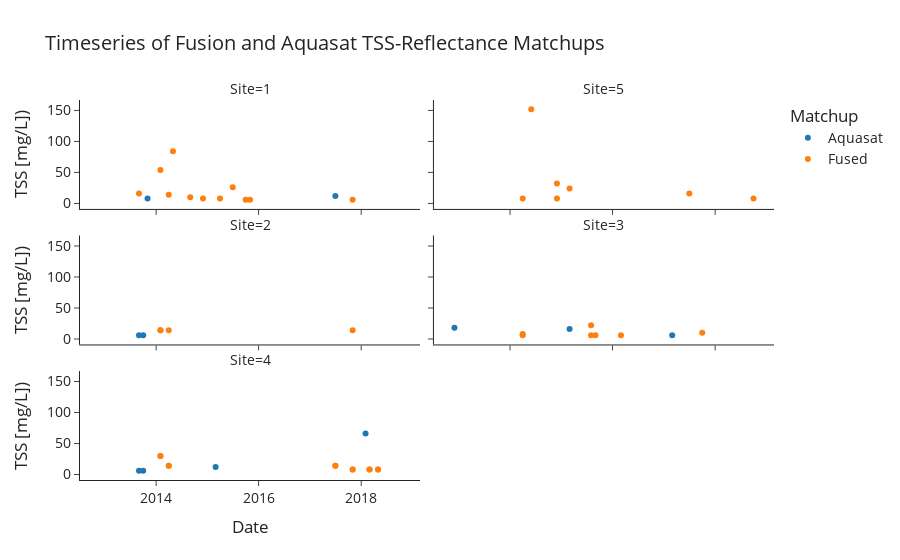

Source (notebook cell):
### Code cell
#Generate Plot
#aquaFusion = aquaFusion[(aquaFusion.red > 0) & (aquaFusion.nir > 0) & (aquaFusion.blue > 0) & (aquaFusion.green > 0) & (aquaFusion.swir1 > 0) & (aquaFusion.swir2 > 0)]

import plotly.express as px
scatter = px.scatter(aquaFusion, x=aquaFusion['Date'], y=aquaFusion["tss"], template='simple_white', facet_col="Site",
                     color = 'Matchup', facet_col_wrap=2,
                     title = 'Timeseries of Fusion and Aquasat TSS-Reflectance Matchups', 
                     labels={
                     "tss": "TSS [mg/L])",
                     "Date": "Date"})

# #scatter.add_annotation(text="Fusion R squared = 0.37",
#                   xref="paper", yref="paper",
#                   x=0.02, y=1.0, showarrow=False)

# #scatter.add_annotation(text="Aquasat R squared = 0.43",
#                   xref="paper", yref="paper",
#                   x=0.02, y=0.9, showarrow=False)


scatter.update_layout(
    font=dict(
        size=14
    )
)
scatter.show()

### Figure 1 — Plotly figure (JSON) as saved in the notebook; plotly's stock layout.template omitted (floating-point values rounded to 4 significant figures)
{"data": [{"hovertemplate": "Matchup=Aquasat<br>Site=1<br>Date=%{x}<br>TSS [mg/L])=%{y}<extra></extra>", "legendgroup": "Aquasat", "marker": {"color": "#1F77B4", "symbol": "circle"}, "mode": "markers", "name": "Aquasat", "orientation": "v", "showlegend": true, "type": "scatter", "x": ["2013-11", "2017-07"], "xaxis": "x5", "y": [8, 12], "yaxis": "y5"}, {"hovertemplate": "Matchup=Aquasat<br>Site=2<br>Date=%{x}<br>TSS [mg/L])=%{y}<extra></extra>", "legendgroup": "Aquasat", "marker": {"color": "#1F77B4", "symbol": "circle"}, "mode": "markers", "name": "Aquasat", "orientation": "v", "showlegend": false, "type": "scatter", "x": ["2013-09", "2013-10"], "xaxis": "x3", "y": [6, 6], "yaxis": "y3"}, {"hovertemplate": "Matchup=Aquasat<br>Site=3<br>Date=%{x}<br>TSS [mg/L])=%{y}<extra></extra>", "legendgroup": "Aquasat", "marker": {"color": "#1F77B4", "symbol": "circle"}, "mode": "markers", "name": "Aquasat", "orientation": "v", "showlegend": false, "type": "scatter", "x": ["2012-12", "2015-03", "2017-03"], "xaxis": "x4", "y": [18, 16, 6], "yaxis": "y4"}, {"hovertemplate": "Matchup=Aquasat<br>Site=4<br>Date=%{x}<br>TSS [mg/L])=%{y}<extra></extra>", "legendgroup": "Aquasat", "marker": {"color": "#1F77B4", "symbol": "circle"}, "mode": "markers", "name": "Aquasat", "orientation": "v", "showlegend": false, "type": "scatter", "x": ["2013-09", "2013-10", "2015-03", "2018-02"], "xaxis": "x", "y": [6, 6, 12, 66], "yaxis": "y"}, {"hovertemplate": "Matchup=Fused<br>Site=1<br>Date=%{x}<br>TSS [mg/L])=%{y}<extra></extra>", "legendgroup": "Fused", "marker": {"color": "#FF7F0E", "symbol": "circle"}, "mode": "markers", "name": "Fused", "orientation": "v", "showlegend": true, "type": "scatter", "x": ["2013-09", "2014-02", "2014-04", "2014-05", "2014-09", "2014-12", "2015-04", "2015-07", "2015-10", "2015-11", "2017-11"], "xaxis": "x5", "y": [16, 54, 14, 84, 10, 8, 8, 26, 6, 6, 6], "yaxis": "y5"}, {"hovertemplate": "Matchup=Fused<br>Site=5<br>Date=%{x}<br>TSS [mg/L])=%{y}<extra></extra>", "legendgroup": "Fused", "marker": {"color": "#FF7F0E", "symbol": "circle"}, "mode": "markers", "name": "Fused", "orientation": "v", "showlegend": false, "type": "scatter", "x": ["2014-04", "2014-06", "2014-12", "2014-12", "2015-03", "2017-07", "2018-10"], "xaxis": "x6", "y": [8, 152, 8, 32, 24, 16, 8], "yaxis": "y6"}, {"hovertemplate": "Matchup=Fused<br>Site=2<br>Date=%{x}<br>TSS [mg/L])=%{y}<extra></extra>", "legendgroup": "Fused", "marker": {"color": "#FF7F0E", "symbol": "circle"}, "mode": "markers", "name": "Fused", "orientation": "v", "showlegend": false, "type": "scatter", "x": ["2014-02", "2014-02", "2014-04", "2017-11"], "xaxis": "x3", "y": [14, 14, 14, 14], "yaxis": "y3"}, {"hovertemplate": "Matchup=Fused<br>Site=3<br>Date=%{x}<br>TSS [mg/L])=%{y}<extra></extra>", "legendgroup": "Fused", "marker": {"color": "#FF7F0E", "symbol": "circle"}, "mode": "markers", "name": "Fused", "orientation": "v", "showlegend": false, "type": "scatter", "x": ["2014-04", "2014-04", "2015-08", "2015-08", "2015-09", "2016-03", "2017-10"], "xaxis": "x4", "y": [6, 8, 22, 6, 6, 6, 10], "yaxis": "y4"}, {"hovertemplate": "Matchup=Fused<br>Site=4<br>Date=%{x}<br>TSS [mg/L])=%{y}<extra></extra>", "legendgroup": "Fused", "marker": {"color": "#FF7F0E", "symbol": "circle"}, "mode": "markers", "name": "Fused", "orientation": "v", "showlegend": false, "type": "scatter", "x": ["2014-02", "2014-02", "2014-04", "2014-04", "2017-07", "2017-07", "2017-11", "2017-11", "2018-03", "2018-03", "2018-05", "2018-05"], "xaxis": "x", "y": [30, 30, 14, 14, 14, 14, 8, 8, 8, 8, 8, 8], "yaxis": "y"}], "layout": {"annotations": [{"font": {}, "showarrow": false, "text": "Site=4", "x": 0.245, "xanchor": "center", "xref": "paper", "y": 0.2867, "yanchor": "bottom", "yref": "paper"}, {"font": {}, "showarrow": false, "text": "Site=2", "x": 0.245, "xanchor": "center", "xref": "paper", "y": 0.6433, "yanchor": "bottom", "yref": "paper"}, {"font": {}, "showarrow": false, "text": "Site=3", "x": 0.755, "xanchor": "center", "xref": "paper", "y": 0.6433, "yanchor": "bottom", "yref": "paper"}, {"font": {}, "showarrow": false, "text": "Site=1", "x": 0.245, "xanchor": "center", "xref": "paper", "y": 1.0, "yanchor": "bottom", "yref": "paper"}, {"font": {}, "showarrow": false, "text": "Site=5", "x": 0.755, "xanchor": "center", "xref": "paper", "y": 1.0, "yanchor": "bottom", "yref": "paper"}], "font": {"size": 14}, "legend": {"title": {"text": "Matchup"}, "tracegroupgap": 0}, "title": {"text": "Timeseries of Fusion and Aquasat TSS-Reflectance Matchups"}, "xaxis": {"anchor": "y", "domain": [0, 0.49], "title": {"text": "Date"}}, "xaxis2": {"anchor": "y2", "domain": [0.51, 1], "matches": "x", "title": {"text": "Date"}}, "xaxis3": {"anchor": "y3", "domain": [0, 0.49], "matches": "x", "showticklabels": false}, "xaxis4": {"anchor": "y4", "domain": [0.51, 1], "matches": "x", "showticklabels": false}, "xaxis5": {"anchor": "y5", "domain": [0, 0.49], "matches": "x", "showticklabels": false}, "xaxis6": {"anchor": "y6", "domain": [0.51, 1], "matches": "x", "showticklabels": false}, "yaxis": {"anchor": "x", "domain": [0, 0.2867], "title": {"text": "TSS [mg/L])"}}, "yaxis2": {"anchor": "x2", "domain": [0, 0.2867], "matches": "y", "showticklabels": false}, "yaxis3": {"anchor": "x3", "domain": [0.3567, 0.6433], "matches": "y", "title": {"text": "TSS [mg/L])"}}, "yaxis4": {"anchor": "x4", "domain": [0.3567, 0.6433], "matches": "y", "showticklabels": false}, "yaxis5": {"anchor": "x5", "domain": [0.7133, 1.0], "matches": "y", "title": {"text": "TSS [mg/L])"}}, "yaxis6": {"anchor": "x6", "domain": [0.7133, 1.0], "matches": "y", "showticklabels": false}}}
